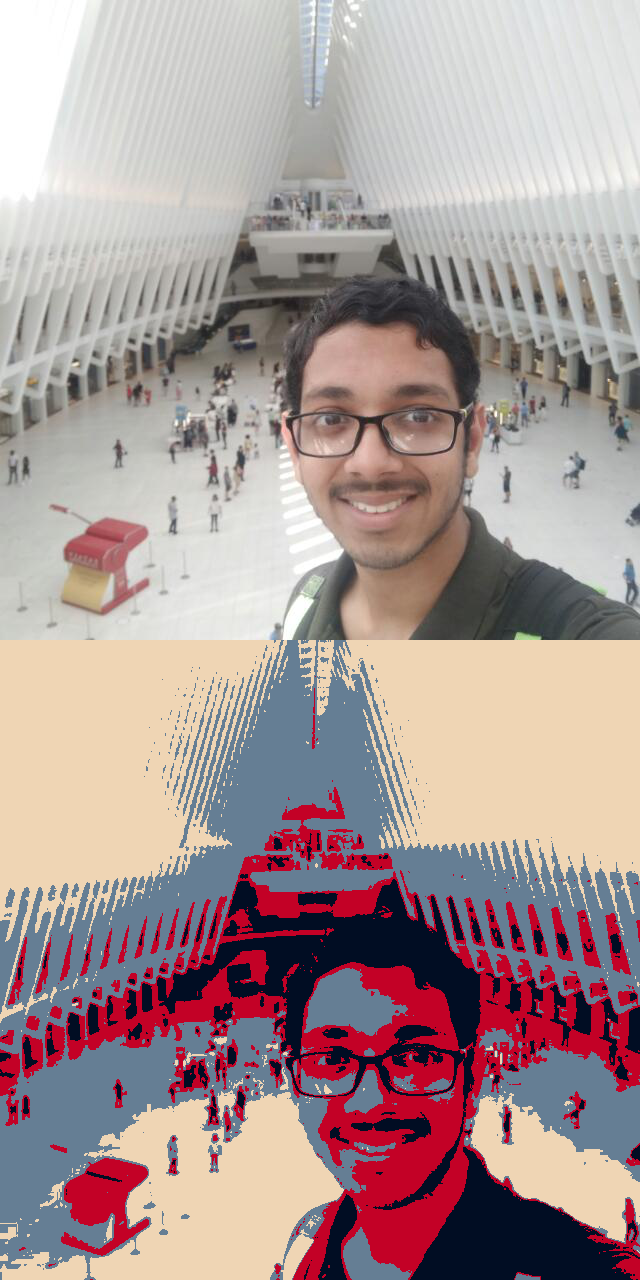
#> input picture ppEdit.png, 640 x 1280 px
$ python SwapColor.py
#> lines starting #> are read from the running program, lines starting #| are printed output that depends on the picture
from PIL import Image
import numpy
from math import floor
import matplotlib.pyplot as plt

## RGB
red = (195,1,38)
blue = (101,126,148)
black = (1,13,35)
white = (239,213,180)

im = Image.open('ppEdit.png','r').convert('RGB')
np_im = numpy.array(im)
w,h,_ = np_im.shape
#> w = 1280; h = 640
np_im_convert = numpy.zeros(np_im.shape,dtype='uint8')

for i in range(w):
  for j in range(h):
    pixel = np_im[i][j]
    if( numpy.linalg.norm(pixel-white) < 0.1 ):
      np_im_convert[i][j] = numpy.array(red)
      continue
    if( numpy.linalg.norm(pixel-red) < 0.1 ):
      np_im_convert[i][j] = numpy.array(white)
      continue
    np_im_convert[i][j] = pixel
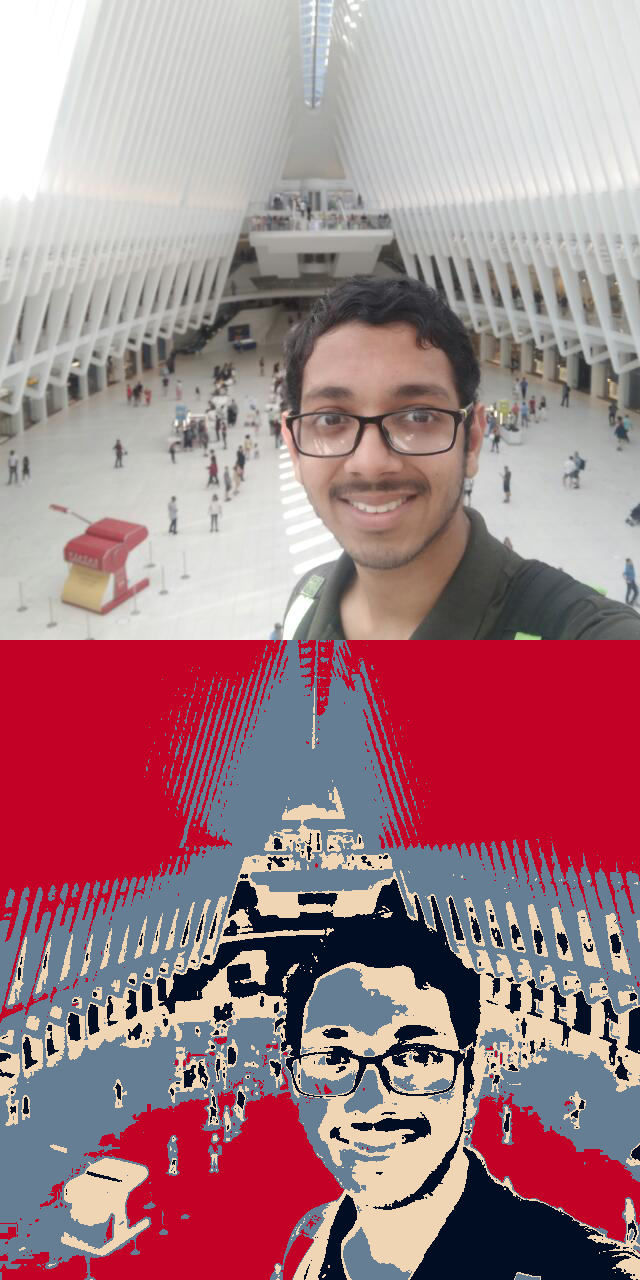
#> np_im_convert: shape (1280, 640, 3); mean R, G, B 164.6, 126.6, 133.9

im_convert = Image.fromarray(np_im_convert)
im_convert.save('ppEditSwapped.png')
